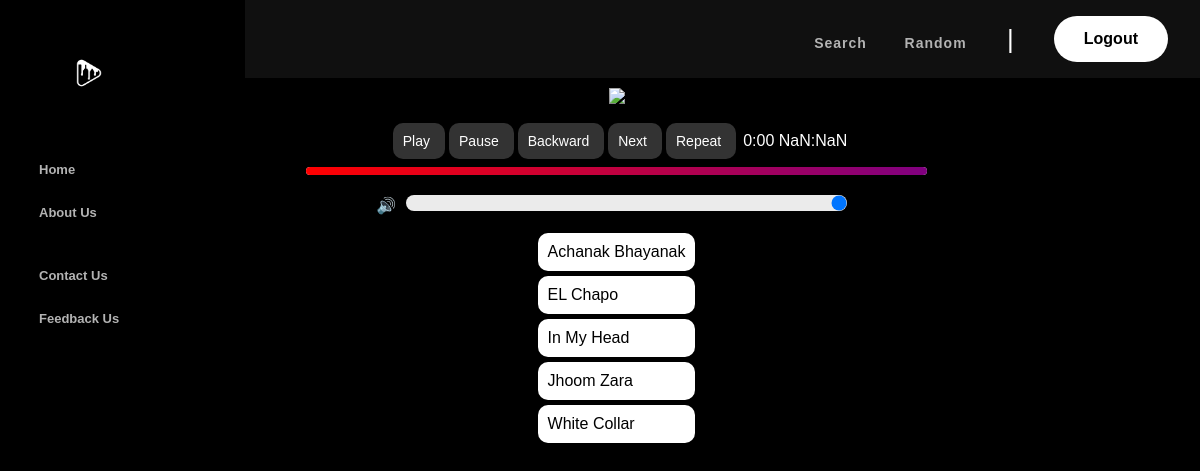
The page /artists/7bantaiz.php on the database its author committed.
### tables this page shows
CREATE TABLE `music` (
  `id` int(11) NOT NULL,
  `artist_name` varchar(255) NOT NULL,
  `music_name` varchar(255) NOT NULL,
  `time` varchar(255) NOT NULL,
  `music_path` varchar(255) NOT NULL
);

### artists/7bantaiz.php (the view, shortened to what this page needs)
<?php
    include '../page/header.php';
    include '../page/sidebar.php';
?>
<!DOCTYPE html>
<html lang="en">
<head>
    <link rel="stylesheet" href="../css/artist.css">
    <link rel="stylesheet" href="../css/topbar.css">
    <link rel="stylesheet" href="../css/sidebar.css">
    <link rel="stylesheet" href="../css/footer.css">
</head>
<body>
    <div class="player">
        <div class="audio-container">
            <center><img border="0" height="" src="https://encrypted-tbn0.gstatic.com/images?q=tbn:ANd9GcTYQhxz8Qmkcjd8k8HYIVwaGbMYlD1TUemk1A&usqp=CAU" /></center>
        </div>
        <div class="controls">
            <button id="play-btn">Play<i class="fa fa-play"></i></button>
            <button id="pause-btn">Pause<i class="fa fa-pause"></i></button>
            <button id="prev-btn">Backward<i class="fa fa-step-backward"></i></button>
            <button id="next-btn">Next<i class="fa fa-step-forward"></i></button>
            <button id="repeat-btn">Repeat<i class="fa fa-repeat"></i></button>
        <div class="time">
            <ul>
                <li><div class="progress-time" id="current-time" style="color: white;">0:00</div></li>
                <li><div class="progress-time" id="total-time" style="color: white;">0:00</div></li>
            </ul>
        </div>
            <div class="progress-container">
                <div class="progress-bar">
                </div>
            </div>
            <div id="volume-label">🔊</div>
            <input id="volume-control" type="range" min="0" max="1" step="0.1" value="1">
        </div>
        <div class="playlist">
            <ul id="playlist-items">
                <?php
                $conn = new mysqli("localhost", "root", "", "iv");
                $sql = "SELECT * FROM music where artist_name='7 bantaiz'";
                $result = $conn->query($sql);
                if ($result->num_rows > 0) {
                    while ($row = $result->fetch_assoc()) {
                        echo '<li class="music" data-src="' . $row["music_path"] . '">' . $row["music_name"] . '</li>';
                    }
                }
                ?>
            </ul>
        </div>
    </div>
</body>
</html>

### css/index.css (style rules this page uses)
* { margin: 0px; padding: 0px; }
body { background-color: black; font-family: 'Montserrat', sans-serif; }

### css/artist.css (style rules this page uses)
body { background-color: black; }
.player { display: flex; position: relative; flex-direction: column; align-items: center; justify-content: center; width: 100%; bottom: 100px; top: 10px; right: 106px; }
.audio-container { position: relative; width: 80%; }
.controls { display: flex; flex-wrap: wrap; justify-content: center; align-items: center; margin: 10px 5px 10px; height: 100px; }
button, #repeat-btn { background-color: #333; color: #fff; font-size: 14px; padding: 10px 10px; margin: 2px 2px; border-radius: 10px; border: none; cursor: pointer; }
input[type="range"] { width: 71%; margin: 0 10px; }
.playlist { max-width: 100%; }
ul { list-style: none; margin: 0; padding: 0; }
.music { padding: 10px; margin: 5px; background-color: white; border-radius: 10px; cursor: pointer; }
#repeat-btn { background-color: ; color: #fff; font-size: 14px; padding: 10px 10px; margin: 2px 2px; border-radius: 10px; border: none; cursor: pointer; }
.progress-container { display: flex; flex-direction: column; align-items: center; width: 100%; background-color: white; border-radius: 10px; }
.progress-bar { width: 100%; height: 8px; background-image: linear-gradient(to right , red, purple); border-radius: 5px; position: relative; }
#volume-control { width: 71%; margin: 0 10px; }
#volume-label { color: green; text-align: center; margin-top: 5px; }
.progress-container { margin-bottom: 10px; }
.time { position: relative; right: -5px; }
.time ul li { display: inline-block; }
.time li { list-style: none; }

### rows shown on the page
music: music_name "Achanak Bhayanak"
music: music_name "EL Chapo"
music: music_name "In My Head"
music: music_name "Jhoom Zara"
music: music_name "White Collar"
